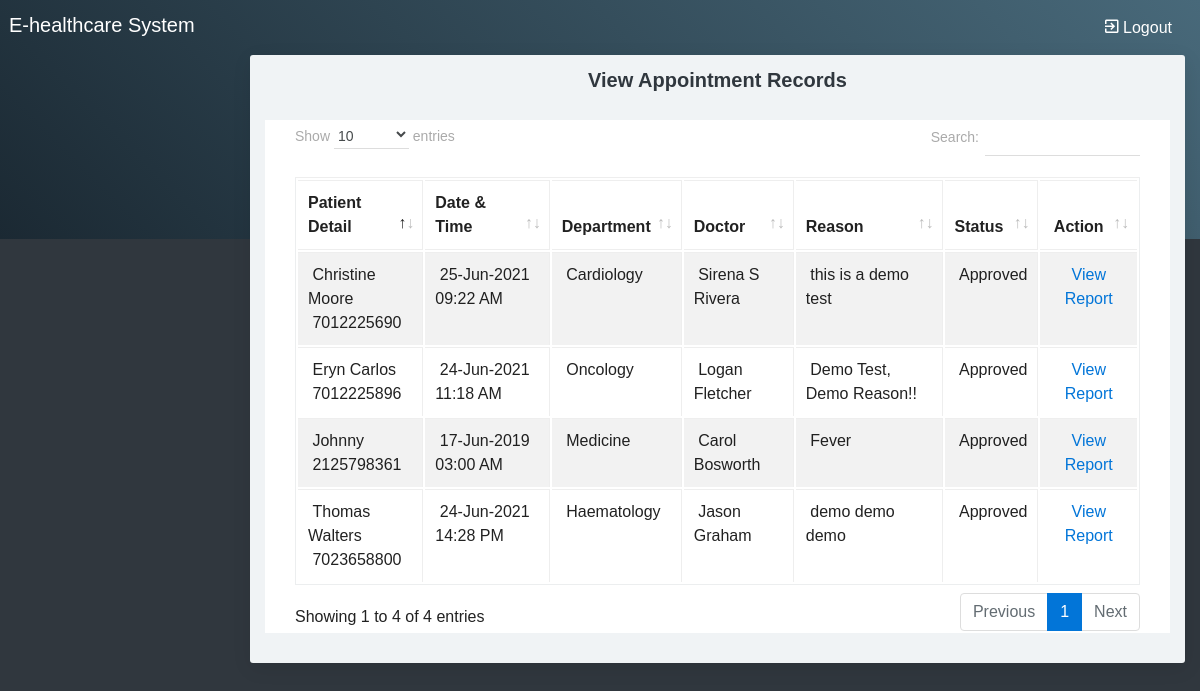
The page /viewappointment.php on the database as committed earlier.
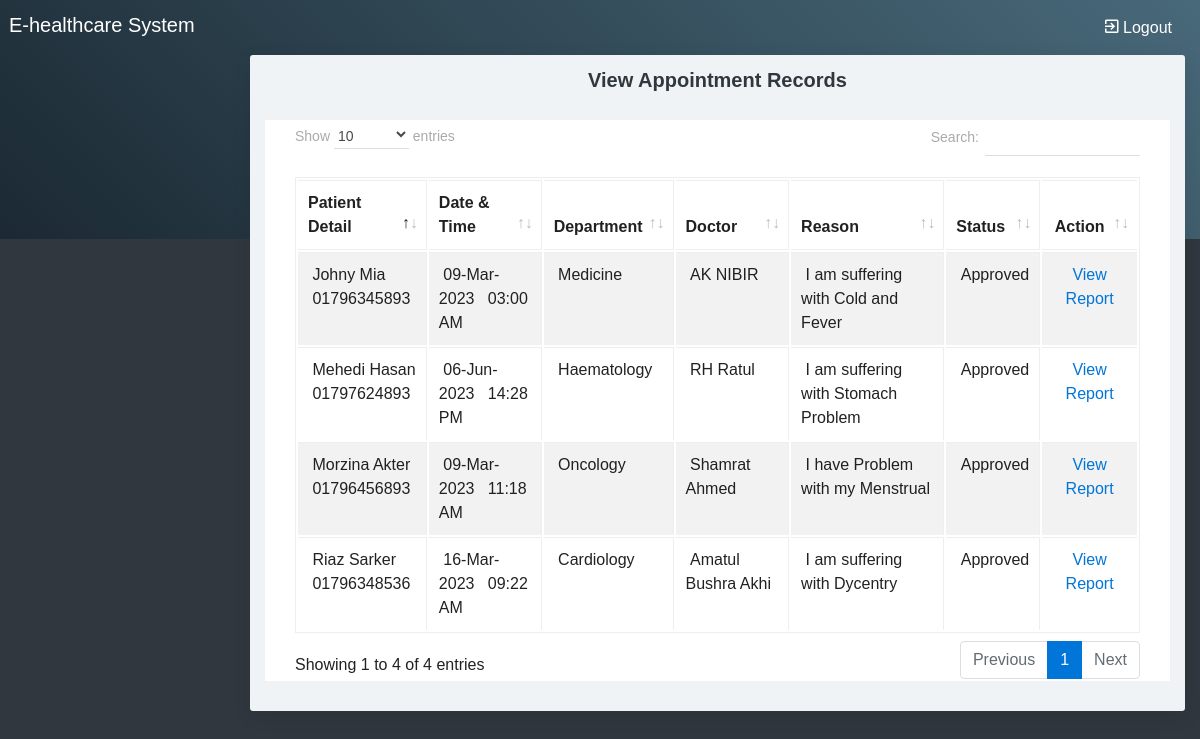
The same page on the database as committed later.
### tables this page shows
CREATE TABLE `appointment` (
  `appointmentid` int(10) NOT NULL,
  `appointmenttype` varchar(25) NOT NULL,
  `patientid` int(10) NOT NULL,
  `roomid` int(10) NOT NULL,
  `departmentid` int(10) NOT NULL,
  `appointmentdate` date NOT NULL,
  `appointmenttime` time NOT NULL,
  `doctorid` int(10) NOT NULL,
  `status` varchar(10) NOT NULL,
  `app_reason` text NOT NULL
);

CREATE TABLE `patient` (
  `patientid` int(10) NOT NULL,
  `patientname` varchar(50) NOT NULL,
  `admissiondate` date NOT NULL,
  `admissiontime` time NOT NULL,
  `address` varchar(250) NOT NULL,
  `mobileno` varchar(15) NOT NULL,
  `method` varchar(25) NOT NULL,
  `pincode` varchar(20) NOT NULL,
  `loginid` varchar(50) NOT NULL,
  `password` varchar(25) NOT NULL,
  `bloodgroup` varchar(20) NOT NULL,
  `gender` varchar(10) NOT NULL,
  `dob` date NOT NULL,
  `status` varchar(10) NOT NULL
);

CREATE TABLE `doctor` (
  `doctorid` int(10) NOT NULL,
  `doctorname` varchar(50) NOT NULL,
  `mobileno` varchar(15) NOT NULL,
  `departmentid` int(10) NOT NULL,
  `loginid` varchar(25) NOT NULL,
  `password` varchar(25) NOT NULL,
  `status` varchar(10) NOT NULL,
  `education` varchar(25) NOT NULL,
  `experience` float(11,1) NOT NULL,
  `consultancy_charge` float(10,2) NOT NULL
);

CREATE TABLE `department` (
  `departmentid` int(10) NOT NULL,
  `departmentname` varchar(100) NOT NULL,
  `description` text NOT NULL,
  `status` varchar(10) NOT NULL
);

### viewappointment.php (the view, shortened to what this page needs)
<?php
include("adformheader.php");
include("dbconnection.php");
?>
<div class="container-fluid">
  <div class="block-header">
    <h2 class="text-center">View Appointment Records</h2>
  </div>
<div class="card">
  <section class="container">
    <table class="table table-bordered table-striped table-hover js-basic-example dataTable">
      <thead>
        <tr>
          <th>Patient Detail</th>
          <th>Date & Time</th>
          <th>Department</th>
          <th>Doctor</th>
          <th>Reason</th>
          <th>Status</th>
          <th><div align="center">Action</div></th>
        </tr>
        </thead>
        <tbody>
          <?php
		$sql ="SELECT * FROM appointment WHERE (status !='')";
		$qsql = mysqli_query($con,$sql);
		while($rs = mysqli_fetch_array($qsql))
		{
			$sqlpat = "SELECT * FROM patient WHERE patientid='$rs[patientid]'";
			$qsqlpat = mysqli_query($con,$sqlpat);
			$rspat = mysqli_fetch_array($qsqlpat);
			$sqldept = "SELECT * FROM department WHERE departmentid='$rs[departmentid]'";
			$qsqldept = mysqli_query($con,$sqldept);
			$rsdept = mysqli_fetch_array($qsqldept);
			$sqldoc= "SELECT * FROM doctor WHERE doctorid='$rs[doctorid]'";
			$qsqldoc = mysqli_query($con,$sqldoc);
			$rsdoc = mysqli_fetch_array($qsqldoc);
        echo "<tr>
          <td>&nbsp;$rspat[patientname]<br>&nbsp;$rspat[mobileno]</td>
			 <td>&nbsp;" . date("d-M-Y",strtotime($rs['appointmentdate'])) . " &nbsp; " . date("H:i A",strtotime($rs['appointmenttime'])) . "</td>
		    <td>&nbsp;$rsdept[departmentname]</td>
			   <td>&nbsp;$rsdoc[doctorname]</td>
			    <td>&nbsp;$rs[app_reason]</td>
			    <td>&nbsp;$rs[status]</td>
          <td><div align='center'>";
		  if($rs['status'] != "Approved")
		  {
				  if(!(isset($_SESSION['patientid'])))
				  {
						  echo "<a href='appointmentapproval.php?editid=$rs[appointmentid]'>Approve</a><hr>";
				  }
				 echo "  <a href='viewappointment.php?delid=$rs[appointmentid]'>Delete</a>";
		  }
		  else
		  {
				echo "<a href='patientreport.php?patientid=$rs[patientid]&appointmentid=$rs[appointmentid]'>View Report</a>";
		  }
		 echo "</center></td></tr>";
		}
		?>
      </tbody>
    </table>
</section>
</div>
</div>
<?php
include("adformfooter.php");
?>

Rows that differ between the two databases and show on the page:
changed appointment "03:00 AM": patientid.patientname "Johnny" → "Johny Mia"; patientid.mobileno "2125798361" → "01796345893"; appointmentdate "17-Jun-2019" → "09-Mar-2023"; doctorid.doctorname "Carol Bosworth" → "AK NIBIR"; app_reason "Fever" → "I am suffering with Cold and Fever"
changed appointment "09:22 AM": patientid.patientname "Christine Moore" → "Riaz Sarker"; patientid.mobileno "7012225690" → "01796348536"; appointmentdate "25-Jun-2021" → "16-Mar-2023"; doctorid.doctorname "Sirena S Rivera" → "Amatul Bushra Akhi"; app_reason "this is a demo test" → "I am suffering with Dycentry"
changed appointment "14:28 PM": patientid.patientname "Thomas Walters" → "Mehedi Hasan"; patientid.mobileno "7023658800" → "01797624893"; appointmentdate "24-Jun-2021" → "06-Jun-2023"; doctorid.doctorname "Jason Graham" → "RH Ratul"; app_reason "demo demo demo" → "I am suffering with Stomach Problem"
changed appointment "11:18 AM": patientid.patientname "Eryn Carlos" → "Morzina Akter"; patientid.mobileno "7012225896" → "01796456893"; appointmentdate "24-Jun-2021" → "09-Mar-2023"; doctorid.doctorname "Logan Fletcher" → "Shamrat Ahmed"; app_reason "Demo Test, Demo Reason!!" → "I have Problem with my Menstrual"
